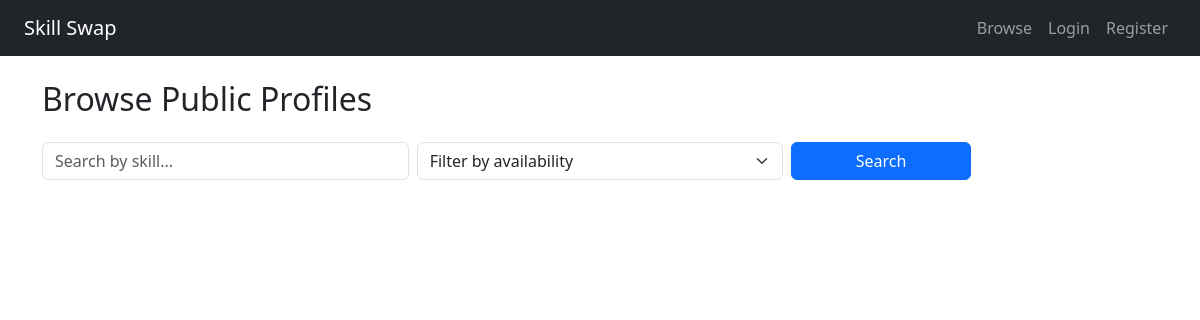
Page /public_profiles on the earlier database version.
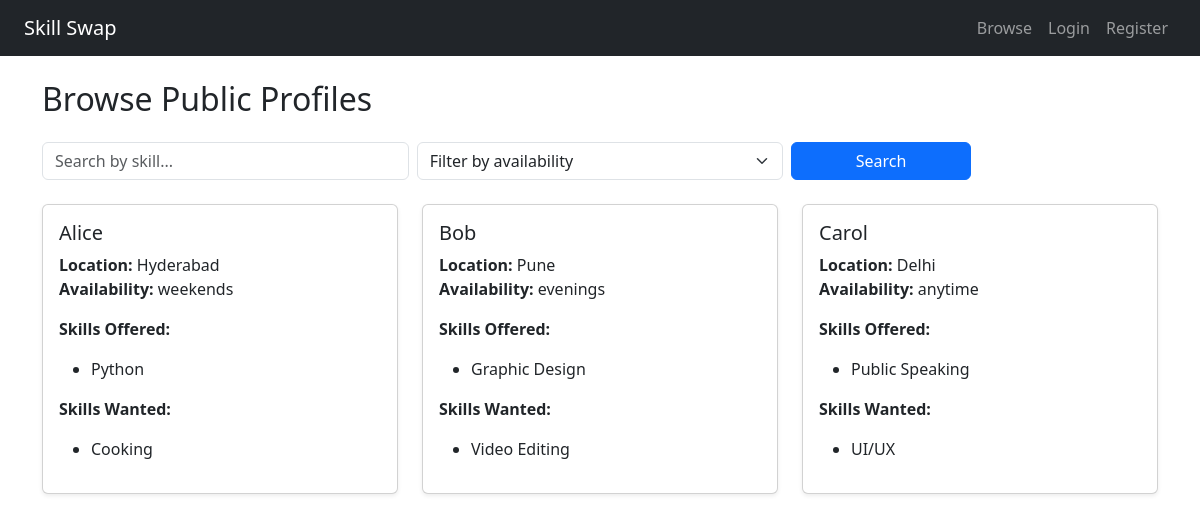
Same page on the later database version.
### app/models.py (models this page shows)
class User(db.Model, UserMixin):
    id = db.Column(db.Integer, primary_key=True)
    name = db.Column(db.String(100), nullable=False)
    email = db.Column(db.String(120), unique=True, nullable=False)
    password = db.Column(db.String(200), nullable=False)
    location = db.Column(db.String(100))
    availability = db.Column(db.String(100))
    is_public = db.Column(db.Boolean, default=True)
    profile_photo = db.Column(db.String(100))
    skills_offered = db.relationship('Skill', backref='user', lazy=True, primaryjoin="and_(User.id==Skill.user_id, Skill.type=='offered')")
    skills_wanted = db.relationship('Skill', backref='user_wanted', lazy=True, primaryjoin="and_(User.id==Skill.user_id, Skill.type=='wanted')")

class Skill(db.Model):
    id = db.Column(db.Integer, primary_key=True)
    name = db.Column(db.String(100), nullable=False)
    type = db.Column(db.String(10), nullable=False)
    user_id = db.Column(db.Integer, db.ForeignKey('user.id'), nullable=False)

### app/routes.py (the view)
@main.route('/public_profiles')
def public_profiles():
    from sqlalchemy import or_
    skill_filter = request.args.get('skill', '').lower()
    availability_filter = request.args.get('availability', '')
    users = User.query.filter_by(is_public=True)
    if availability_filter:
        users = users.filter(User.availability == availability_filter)
    users = users.all()
    if skill_filter:
        users = [u for u in users if any(skill_filter in s.name.lower() for s in u.skills_offered + u.skills_wanted)]
    return render_template('public_profiles.html', users=users)

### app/templates/public_profiles.html (shortened to what this page needs)
{% extends "layout.html" %}
{% block content %}
<h2 class="mb-4">Browse Public Profiles</h2>
<form method="GET" action="{{ url_for('main.public_profiles') }}" class="mb-4 row g-2">
    <div class="col-md-4">
        <input type="text" class="form-control" name="skill" placeholder="Search by skill..." value="{{ request.args.get('skill', '') }}">
    </div>
    <div class="col-md-4">
        <select name="availability" class="form-select">
            <option value="">Filter by availability</option>
        </select>
    </div>
    <div class="col-md-2">
        <button type="submit" class="btn btn-primary w-100">Search</button>
    </div>
</form>
<div class="row">
    {% for user in users %}
    <div class="col-md-6 col-lg-4 mb-4">
        <div class="card shadow-sm h-100">
            <div class="card-body">
                <h5 class="card-title">{{ user.name }}</h5>
                <p class="card-text">
                    <strong>Location:</strong> {{ user.location }}<br>
                    <strong>Availability:</strong> {{ user.availability }}
                </p>
                <p><strong>Skills Offered:</strong></p>
                <ul>
                    {% for skill in user.skills_offered %}
                        <li>{{ skill.name }}</li>
                    {% endfor %}
                </ul>
                <p><strong>Skills Wanted:</strong></p>
                <ul>
                    {% for skill in user.skills_wanted %}
                        <li>{{ skill.name }}</li>
                    {% endfor %}
                </ul>
            </div>
        </div>
    </div>
    {% endfor %}
</div>
{% endblock %}

### app/templates/layout.html (shortened to what this page needs)
<!DOCTYPE html>
<html lang="en">
<head>
    <link href="https://cdn.jsdelivr.net/npm/bootstrap@5.3.0/dist/css/bootstrap.min.css" rel="stylesheet">
</head>
<body>
    <nav class="navbar navbar-expand-lg navbar-dark bg-dark px-4">
        <a class="navbar-brand" href="{{ url_for('main.public_profiles') }}">Skill Swap</a>
        <div class="collapse navbar-collapse" id="navbarNav">
            <ul class="navbar-nav ms-auto">
                {% if current_user.is_authenticated %}
                    <li class="nav-item"><a class="nav-link" href="{{ url_for('main.public_profiles') }}">Browse</a></li>
                    <li class="nav-item"><a class="nav-link" href="{{ url_for('main.dashboard') }}">Dashboard</a></li>
                    <li class="nav-item"><a class="nav-link" href="{{ url_for('main.logout') }}">Logout</a></li>
                {% else %}
                    <li class="nav-item"><a class="nav-link" href="{{ url_for('main.public_profiles') }}">Browse</a></li>
                    <li class="nav-item"><a class="nav-link" href="{{ url_for('main.login') }}">Login</a></li>
                    <li class="nav-item"><a class="nav-link" href="{{ url_for('main.register') }}">Register</a></li>
                {% endif %}
            </ul>
        </div>
    </nav>
    <div class="container mt-4">
        {% block content %}{% endblock %}
    </div>
</body>
</html>

Differences in the rows shown:
added User: name "Alice", location "Hyderabad", availability "weekends"
added Skill: name "Python", shown under "Alice"
added Skill: name "Cooking", shown under "Alice"
added User: name "Bob", location "Pune", availability "evenings"
added Skill: name "Graphic Design", shown under "Bob"
added Skill: name "Video Editing", shown under "Bob"
added User: name "Carol", location "Delhi", availability "anytime"
added Skill: name "Public Speaking", shown under "Carol"
added Skill: name "UI/UX", shown under "Carol"
